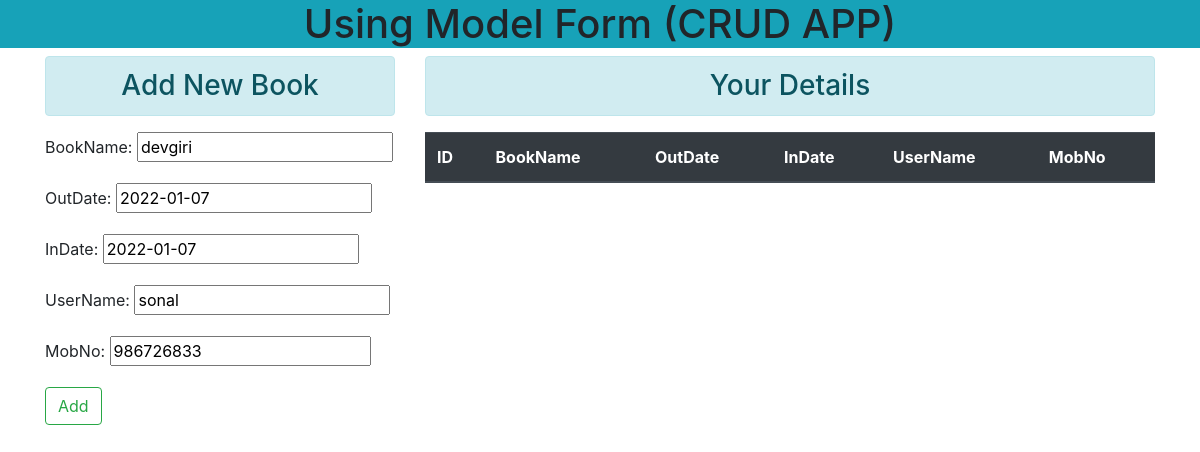
The app's page /5/ with its own data.
### LibraryApp/models.py (models this page shows)
class BookRecord(models.Model):
    BookName=models.CharField(max_length=100)
    OutDate=models.DateField()
    InDate=models.DateField()
    UserName=models.CharField(max_length=50,unique=True)
    MobNo=models.BigIntegerField()

### LibraryApp/views.py (the view)
# urls.py: path('<int:id>/', views.update_data, name='update'),
def update_data(request,id):
    if request.method =='POST':
        edit =BookRecord.objects.get(pk=id)
        bn = BookRegistration(request.POST,instance=edit)
        if bn.is_valid():
            bn.save()
        messages.info(request, "Update Successfully.")
    else:
        edit = BookRecord.objects.get(pk=id)
        bn = BookRegistration(instance=edit)
    return render(request, 'update.html', {'form':bn})
    return redirect('/')

### LibraryApp/forms.py
class BookRegistration(forms.ModelForm):
    class Meta:
        model=BookRecord
        fields=['BookName','OutDate','InDate','UserName','MobNo']
        widget={
            'BookName': forms.TextInput(attrs={'class':'form-control'}),
            'OutDate': forms.DateInput(attrs={'class':'form-control'}),
            'InDate': forms.DateInput(attrs={'class':'form-control'}),
            'UserName': forms.TextInput(attrs={'class':'form-control'}),
            'MobNo': forms.TextInput(attrs={'class':'form-control'}),
        }

### LibraryApp/templates/update.html (shortened to what this page needs)
<!DOCTYPE html>
<html>
<head>
    <link rel="stylesheet" href="https://stackpath.bootstrapcdn.com/bootstrap/4.5.0/css/bootstrap.min.css">
</head>
<body>
    <div class="col-lg-12 bg-info text-center">
        <h1>Using Model Form (CRUD APP)</h1>
    </div>
    <div class="col-lg-12 col-md-12">
        <div class="container">
            <div class="row">
                <div class="col-lg-4 col-md-4">
                    <h3 class="text-center alert alert-info">Add New Book</h3>
                    <form action="" method="POST">
                        {% csrf_token %} {% comment %} This means it render the form as paragraph in template {% endcomment %} {{form.as_p}}
                        <input type="submit" class="btn btn-outline-success" value="Add">
                    </form>
                </div>
                <div class="col-lg-8 col-md-8">
                    <h3 class="text-center alert alert-info">Your Details</h3>
                    <table class="table">
  <thead class="thead-dark">
    <tr>
    <th scope="col">ID</th>
      <th scope="col">BookName</th>
      <th scope="col">OutDate</th>
      <th scope="col">InDate</th>
      <th scope="col">UserName</th>
      <th scope="col">MobNo</th>
    </tr>
  </thead>
</table>
                </div>
            </div>
        </div>
    </div>
</body>
</html>

### records on screen
BookRecord: BookName "devgiri", OutDate "2022-01-07", InDate "2022-01-07", UserName "sonal", MobNo "986726833"
